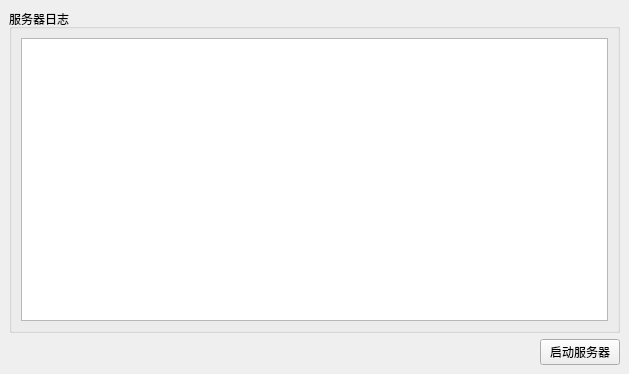
<?xml version="1.0" encoding="UTF-8"?>
<ui version="4.0">
 <class>MainWindow</class>
 <widget class="QMainWindow" name="MainWindow">
  <property name="geometry">
   <rect>
    <x>0</x>
    <y>0</y>
    <width>629</width>
    <height>374</height>
   </rect>
  </property>
  <property name="windowTitle">
   <string>聊天室服务器端</string>
  </property>
  <widget class="QWidget" name="centralwidget">
   <layout class="QVBoxLayout" name="verticalLayout_2">
    <item>
     <widget class="QGroupBox" name="groupBox">
      <property name="title">
       <string>服务器日志</string>
      </property>
      <layout class="QVBoxLayout" name="verticalLayout">
       <item>
        <widget class="QPlainTextEdit" name="logEdit"/>
       </item>
      </layout>
     </widget>
    </item>
    <item>
     <layout class="QHBoxLayout" name="horizontalLayout">
      <item>
       <spacer name="horizontalSpacer">
        <property name="orientation">
         <enum>Qt::Orientation::Horizontal</enum>
        </property>
        <property name="sizeHint" stdset="0">
         <size>
          <width>40</width>
          <height>20</height>
         </size>
        </property>
       </spacer>
      </item>
      <item>
       <widget class="QPushButton" name="startStopButton">
        <property name="text">
         <string>启动服务器</string>
        </property>
       </widget>
      </item>
     </layout>
    </item>
   </layout>
  </widget>
 </widget>
 <resources/>
 <connections/>
</ui>
